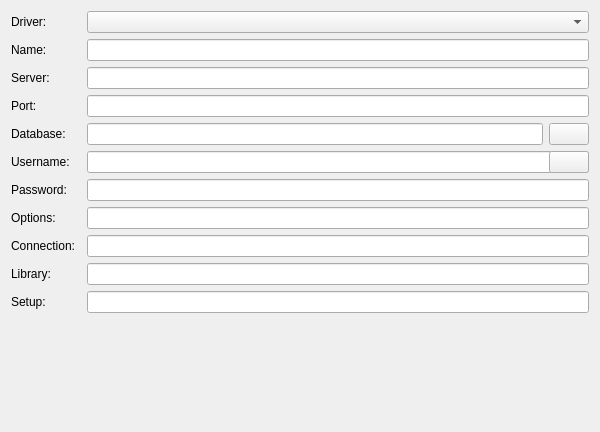
<?xml version="1.0" encoding="UTF-8"?>
<ui version="4.0">
 <class>ConnectionWidget</class>
 <widget class="QWidget" name="ConnectionWidget">
  <property name="geometry">
   <rect>
    <x>0</x>
    <y>0</y>
    <width>600</width>
    <height>432</height>
   </rect>
  </property>
  <property name="windowTitle">
   <string>New connection</string>
  </property>
  <layout class="QVBoxLayout" name="verticalLayout">
   <item>
    <layout class="QGridLayout" name="gridLayout">
     <item row="7" column="0">
      <widget class="QLabel" name="optionsLabel">
       <property name="text">
        <string>Options:</string>
       </property>
      </widget>
     </item>
     <item row="9" column="2" colspan="2">
      <widget class="QLineEdit" name="txtLibrary"/>
     </item>
     <item row="10" column="2" colspan="2">
      <widget class="QLineEdit" name="txtSetup"/>
     </item>
     <item row="9" column="0">
      <widget class="QLabel" name="label_7">
       <property name="text">
        <string>Library:</string>
       </property>
      </widget>
     </item>
     <item row="0" column="0" colspan="2">
      <widget class="QLabel" name="label_6">
       <property name="frameShape">
        <enum>QFrame::NoFrame</enum>
       </property>
       <property name="text">
        <string>Driver:</string>
       </property>
      </widget>
     </item>
     <item row="0" column="2" colspan="2">
      <widget class="QComboBox" name="listDropdownDBDriver">
       <property name="minimumSize">
        <size>
         <width>400</width>
         <height>0</height>
        </size>
       </property>
       <property name="toolTipDuration">
        <number>-1</number>
       </property>
      </widget>
     </item>
     <item row="1" column="0">
      <widget class="QLabel" name="label_8">
       <property name="text">
        <string>Name:</string>
       </property>
      </widget>
     </item>
     <item row="1" column="2" colspan="2">
      <widget class="QLineEdit" name="txtName">
       <property name="minimumSize">
        <size>
         <width>400</width>
         <height>0</height>
        </size>
       </property>
      </widget>
     </item>
     <item row="2" column="0" colspan="2">
      <widget class="QLabel" name="label_3">
       <property name="text">
        <string>Server: </string>
       </property>
      </widget>
     </item>
     <item row="2" column="2" colspan="2">
      <widget class="QLineEdit" name="txtServer">
       <property name="minimumSize">
        <size>
         <width>400</width>
         <height>0</height>
        </size>
       </property>
      </widget>
     </item>
     <item row="3" column="0">
      <widget class="QLabel" name="label_4">
       <property name="text">
        <string>Port: </string>
       </property>
      </widget>
     </item>
     <item row="3" column="2" colspan="2">
      <widget class="QLineEdit" name="txtPort">
       <property name="minimumSize">
        <size>
         <width>400</width>
         <height>0</height>
        </size>
       </property>
      </widget>
     </item>
     <item row="4" column="0" colspan="2">
      <widget class="QLabel" name="label_5">
       <property name="text">
        <string>Database: </string>
       </property>
      </widget>
     </item>
     <item row="4" column="2">
      <widget class="QLineEdit" name="txtDatabase">
       <property name="minimumSize">
        <size>
         <width>350</width>
         <height>0</height>
        </size>
       </property>
      </widget>
     </item>
     <item row="4" column="3">
      <widget class="QPushButton" name="chooseDatabaseFileButton">
       <property name="enabled">
        <bool>true</bool>
       </property>
       <property name="toolTip">
        <string>choose database file</string>
       </property>
       <property name="text">
        <string/>
       </property>
       <property name="icon">
        <iconset resource="../resources/icons.qrc">
         <normaloff>:/icons/silk/icons/silk/folder.png</normaloff>:/icons/silk/icons/silk/folder.png</iconset>
       </property>
       <property name="flat">
        <bool>false</bool>
       </property>
      </widget>
     </item>
     <item row="5" column="0" colspan="2">
      <widget class="QLabel" name="label">
       <property name="text">
        <string>Username: </string>
       </property>
      </widget>
     </item>
     <item row="5" column="2" colspan="2">
      <widget class="QLineEdit" name="txtUser">
       <property name="minimumSize">
        <size>
         <width>400</width>
         <height>0</height>
        </size>
       </property>
      </widget>
     </item>
     <item row="6" column="0" colspan="2">
      <widget class="QLabel" name="label_2">
       <property name="text">
        <string>Password: </string>
       </property>
      </widget>
     </item>
     <item row="6" column="2" colspan="2">
      <widget class="QLineEdit" name="txtPass">
       <property name="minimumSize">
        <size>
         <width>400</width>
         <height>0</height>
        </size>
       </property>
       <property name="echoMode">
        <enum>QLineEdit::Password</enum>
       </property>
       <property name="clearButtonEnabled">
        <bool>false</bool>
       </property>
      </widget>
     </item>
     <item row="10" column="0">
      <widget class="QLabel" name="label_9">
       <property name="text">
        <string>Setup:</string>
       </property>
      </widget>
     </item>
     <item row="5" column="3">
      <widget class="QPushButton" name="optionDocumentionButton">
       <property name="toolTip">
        <string>Open Connection Options Documentation</string>
       </property>
       <property name="text">
        <string/>
       </property>
       <property name="icon">
        <iconset resource="../resources/icons.qrc">
         <normaloff>:/icons/silk/icons/silk/help.png</normaloff>:/icons/silk/icons/silk/help.png</iconset>
       </property>
      </widget>
     </item>
     <item row="8" column="0">
      <widget class="QLabel" name="connectionLabel">
       <property name="text">
        <string>Connection:</string>
       </property>
      </widget>
     </item>
     <item row="7" column="2" colspan="2">
      <widget class="QLineEdit" name="txtOptions"/>
     </item>
     <item row="8" column="2" colspan="2">
      <widget class="QLineEdit" name="txtConnection"/>
     </item>
    </layout>
   </item>
   <item>
    <spacer name="verticalSpacer">
     <property name="orientation">
      <enum>Qt::Vertical</enum>
     </property>
     <property name="sizeHint" stdset="0">
      <size>
       <width>20</width>
       <height>28</height>
      </size>
     </property>
    </spacer>
   </item>
  </layout>
 </widget>
 <resources>
  <include location="../resources/icons.qrc"/>
 </resources>
 <connections/>
</ui>
